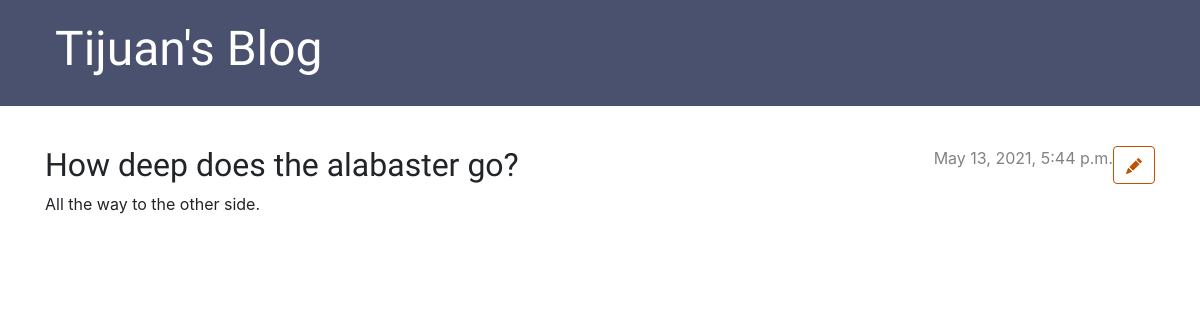
The page /post/8/ on the database as committed earlier.
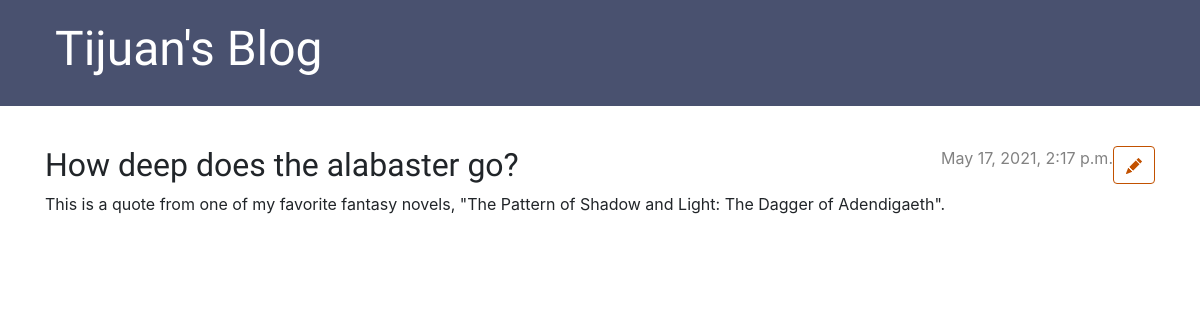
The same page on the database as committed later.
### blog/models.py (models this page shows, shortened)
class Post(models.Model):
    author = models.ForeignKey(settings.AUTH_USER_MODEL, on_delete=models.CASCADE)
    header_image = models.ImageField(null=True, blank=True, upload_to= "images/")
    title = models.CharField(max_length=200)
    created_date = models.DateTimeField(default=timezone.now)
    published_date = models.DateTimeField(blank=True, null=True)
    text = models.TextField()

### blog/views.py (the view)
# urls.py: path('post/<int:pk>/', views.post_detail, name='post_detail'),
def post_detail(request, pk):
    post = get_object_or_404(Post, pk=pk)
    return render(request, 'blog/post_detail.html', {'post': post})

### blog/templates/blog/post_detail.html (shortened to what this page needs)
{% extends 'blog/base.html' %}
{% block content %}
    <article class="post">
        <aside class="actions">
            <a class="btn btn-default" href="{% url 'post_edit' pk=post.pk %}">
            </a>
        </aside>
        {% if post.published_date %}
            <time class="date">
                {{ post.published_date }}
            </time>
        {% endif %}
        <h2>{{ post.title }}</h2>
        <p>{{ post.text|linebreaksbr }}</p>
    </article>
{% endblock %}

Rows that differ between the two databases and show on the page:
changed Post "How deep does the alabaster go?": published_date "May 13, 2021, 5:44 p.m." → "May 17, 2021, 2:17 p.m."; text "All the way to the other side." → "This is a quote from one of my favorite fantasy novels, \"The Pattern of Shadow and Light: The Dagger of Adendigaeth\"."
